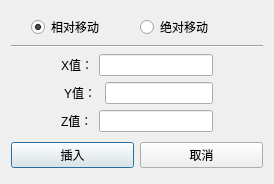
<?xml version="1.0" encoding="UTF-8"?>
<ui version="4.0">
 <class>Dialog</class>
 <widget class="QDialog" name="Dialog">
  <property name="geometry">
   <rect>
    <x>0</x>
    <y>0</y>
    <width>274</width>
    <height>184</height>
   </rect>
  </property>
  <property name="windowTitle">
   <string>插入行进语句</string>
  </property>
  <layout class="QVBoxLayout" name="verticalLayout_2" stretch="1,0">
   <item>
    <layout class="QVBoxLayout" name="verticalLayout" stretch="1,0,2">
     <item>
      <layout class="QHBoxLayout" name="horizontalLayout_2">
       <property name="leftMargin">
        <number>20</number>
       </property>
       <property name="topMargin">
        <number>0</number>
       </property>
       <property name="rightMargin">
        <number>20</number>
       </property>
       <property name="bottomMargin">
        <number>0</number>
       </property>
       <item>
        <widget class="QRadioButton" name="rb_relatively">
         <property name="text">
          <string>相对移动</string>
         </property>
         <property name="checked">
          <bool>true</bool>
         </property>
        </widget>
       </item>
       <item>
        <widget class="QRadioButton" name="rb_absolutly">
         <property name="text">
          <string>绝对移动</string>
         </property>
        </widget>
       </item>
      </layout>
     </item>
     <item>
      <widget class="Line" name="line">
       <property name="orientation">
        <enum>Qt::Horizontal</enum>
       </property>
      </widget>
     </item>
     <item>
      <layout class="QVBoxLayout" name="verticalLayout_3">
       <property name="topMargin">
        <number>0</number>
       </property>
       <property name="bottomMargin">
        <number>0</number>
       </property>
       <item>
        <layout class="QHBoxLayout" name="horizontalLayout_6">
         <property name="leftMargin">
          <number>50</number>
         </property>
         <property name="rightMargin">
          <number>50</number>
         </property>
         <item>
          <widget class="QLabel" name="label_3">
           <property name="text">
            <string>X值：</string>
           </property>
          </widget>
         </item>
         <item>
          <widget class="QLineEdit" name="et_val_x"/>
         </item>
        </layout>
       </item>
       <item>
        <layout class="QHBoxLayout" name="horizontalLayout_4">
         <property name="leftMargin">
          <number>50</number>
         </property>
         <property name="rightMargin">
          <number>50</number>
         </property>
         <item>
          <widget class="QLabel" name="label">
           <property name="layoutDirection">
            <enum>Qt::LeftToRight</enum>
           </property>
           <property name="text">
            <string>Y值：</string>
           </property>
           <property name="alignment">
            <set>Qt::AlignCenter</set>
           </property>
          </widget>
         </item>
         <item>
          <widget class="QLineEdit" name="et_val_y">
           <property name="sizePolicy">
            <sizepolicy hsizetype="Preferred" vsizetype="Fixed">
             <horstretch>0</horstretch>
             <verstretch>0</verstretch>
            </sizepolicy>
           </property>
          </widget>
         </item>
        </layout>
       </item>
       <item>
        <layout class="QHBoxLayout" name="horizontalLayout_3">
         <property name="leftMargin">
          <number>50</number>
         </property>
         <property name="rightMargin">
          <number>50</number>
         </property>
         <item>
          <widget class="QLabel" name="label_2">
           <property name="text">
            <string>Z值：</string>
           </property>
          </widget>
         </item>
         <item>
          <widget class="QLineEdit" name="et_val_z"/>
         </item>
        </layout>
       </item>
      </layout>
     </item>
    </layout>
   </item>
   <item>
    <layout class="QHBoxLayout" name="horizontalLayout">
     <item>
      <widget class="QPushButton" name="btn_move_insert">
       <property name="text">
        <string>插入</string>
       </property>
      </widget>
     </item>
     <item>
      <widget class="QPushButton" name="btn_move_cancel">
       <property name="text">
        <string>取消</string>
       </property>
      </widget>
     </item>
    </layout>
   </item>
  </layout>
 </widget>
 <resources/>
 <connections/>
</ui>
